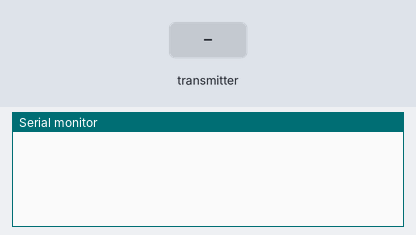
Simulated run of this sketch. Board: Seeed XIAO ESP32-C3. Shown: the last lines printed to the serial monitor. The test bench sets the inputs (shaded band).

Above: at 1.2 s.
1.3 s: the transmitter starts sending ffu = 0
At 1.66 s:
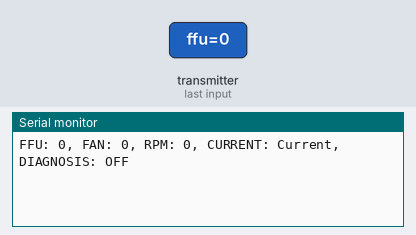
3.3 s: the transmitter starts sending rpm = 1024
At 3.66 s:
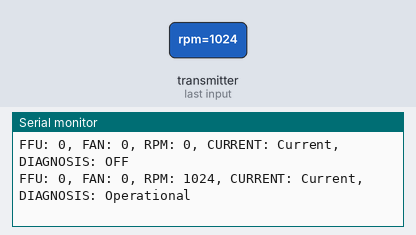
5.3 s: the transmitter starts sending fan = 1024
At 5.66 s:
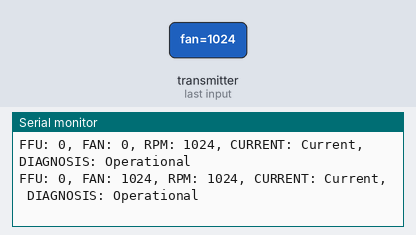
6.8 s: the transmitter starts sending ffu = 1
At 7.16 s:
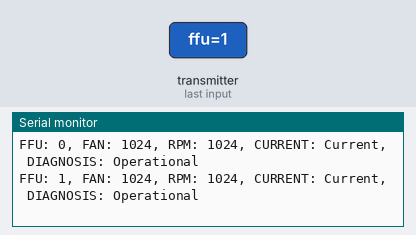
8.3 s: the transmitter starts sending rpm = 0
At 8.66 s:
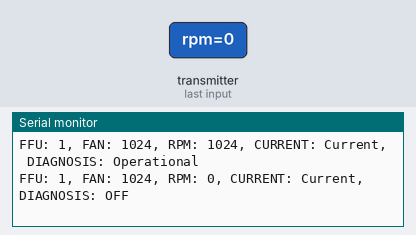
9.8 s: the transmitter starts sending fan = 0
At 10.16 s:
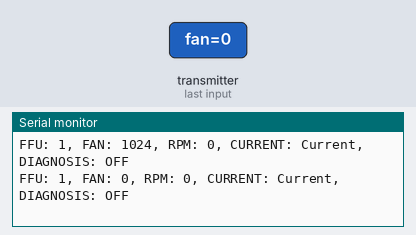

The sketch:

MonitorCode8-9-2024.ino
```cpp
//Ryan Anderson
//Created with Inspiriation from Rui Santos
//https://RandomNerdTutorials.com/get-change-esp32-esp8266-mac-address-arduino/
//GlobalFoundries FANSTAT - Fan Analytics and Notification System for Telemetry and Assessment

//Uploading Directions
//Go to -> Tools -> Board -> esp32 -> XIAO_ESP32C3; ensure XIAO_ESP32C3 stays
//Go to -> Files -> Preferences -> Additional Boards manager URLs: -> PASTE THIS URL -> https://raw.githubusercontent.com/espressif/arduino-esp32/gh-pages/package_esp32_dev_index.json

//Proxy Code

//Libraries
#include <esp_now.h>
#include <WiFi.h>


//testing code
int counterzero = 0;
int counter1k = 0;
const char* diagnosis = "Operational";

// Structure example to receive data
// Must match the sender structure
typedef struct struct_message {
    char ffu[127]; //specify which ffu
    int rpm; //rpm data
    int fan; //specify which fan
} struct_message;

// Create a struct_message called myData
struct_message myData;

// Callback function that will be executed when data is received
void OnDataRecv(const uint8_t * mac, const uint8_t *incomingData, int len) {
  memcpy(&myData, incomingData, sizeof(myData));
  int RPM = myData.rpm;
  int FAN = myData.fan;

  //Diagnosis
  const char* diagnosis = "Operational";
  if (RPM < 1){
    diagnosis = "OFF";
  }
  //if (RPM < 1 && current > .05){
    //diagnosis = "Siezed";
  //}

  Serial.println("FFU: " + String(myData.ffu) +
                 ", FAN: " + String(FAN) +
                 ", RPM: " + String(RPM) +
                 ", CURRENT: " + "Current" +
                 ", DIAGNOSIS: " + String(diagnosis));

  //tester code
  //Serial.println("***Test line*** RPM = Zero: " + String(counterzero) + "Times");
  //Serial.println("***Test line*** RPM > 1000: " + String(counter1k) + "Times");
  //Serial.println();
  // if (RPM < 1){
  //   counterzero++;
  // }
  // if (RPM < 1000 && RPM > 0){
  //   counter1k++;
  // }

}

void setup() {
  // Initialize Serial Monitor
  Serial.begin(115200);

  // Set device as a Wi-Fi Station
  WiFi.mode(WIFI_STA);

  // Connected to ESP-NOW
  if (esp_now_init() != ESP_OK) {
    Serial.println("Error initializing ESP-NOW");
    return; }

  // Once ESPNow is successfully connected, data will be sent through Serial
  esp_now_register_recv_cb(esp_now_recv_cb_t(OnDataRecv));
}

void loop() {

}
```

Measured:
- after the input at 1.3 s, the serial monitor: prints a new line after 0.05 s (image 1)
- after the input at 3.3 s, the serial monitor: prints a new line after 0.05 s (image 2)
- after the input at 5.3 s, the serial monitor: prints a new line after 0.05 s (image 3)
- after the input at 6.8 s, the serial monitor: prints a new line after 0.05 s (image 4)
- after the input at 8.3 s, the serial monitor: prints a new line after 0.05 s (image 5)
- after the input at 9.8 s, the serial monitor: prints a new line after 0.05 s (image 6)
